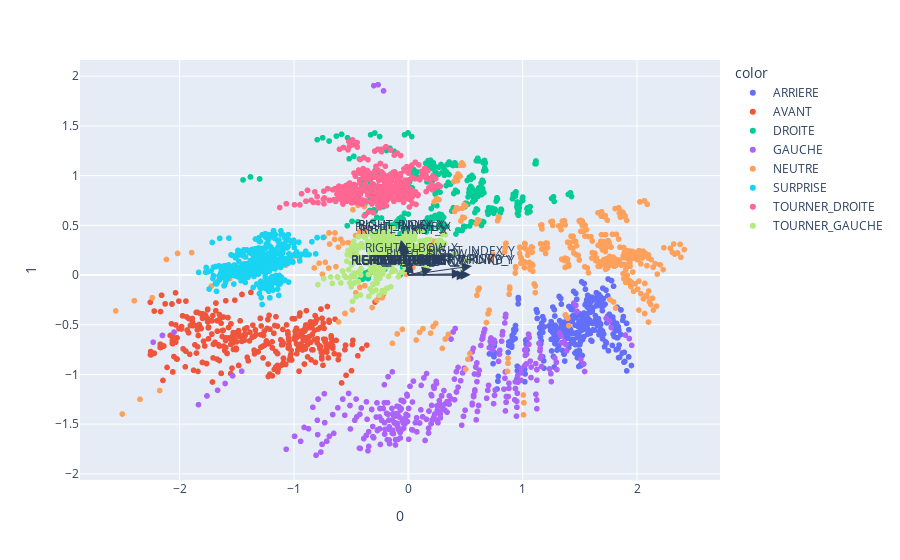

The code cell stored with this chart in its notebook:
### Markdown cell above
### Visualisation du PCA sur les deux dataframes

### Code cell
visualize_pca(df_move_normalize_filter, 2, "action", *X_move.columns)

### Figure 1 — Plotly figure (JSON) as saved in the notebook; plotly's stock layout.template omitted (floating-point values rounded to 4 significant figures; data arrays with more than 128 entries replaced by an {"elided": "..."} marker saying what was removed)
{"data": [{"hovertemplate": "color=ARRIERE<br>0=%{x}<br>1=%{y}<extra></extra>", "legendgroup": "ARRIERE", "marker": {"color": "#636efa", "symbol": "circle"}, "mode": "markers", "name": "ARRIERE", "showlegend": true, "x": {"elided": "424 float values"}, "xaxis": "x", "y": {"elided": "424 float values"}, "yaxis": "y", "type": "scattergl"}, {"hovertemplate": "color=AVANT<br>0=%{x}<br>1=%{y}<extra></extra>", "legendgroup": "AVANT", "marker": {"color": "#EF553B", "symbol": "circle"}, "mode": "markers", "name": "AVANT", "showlegend": true, "x": {"elided": "448 float values"}, "xaxis": "x", "y": {"elided": "448 float values"}, "yaxis": "y", "type": "scattergl"}, {"hovertemplate": "color=DROITE<br>0=%{x}<br>1=%{y}<extra></extra>", "legendgroup": "DROITE", "marker": {"color": "#00cc96", "symbol": "circle"}, "mode": "markers", "name": "DROITE", "showlegend": true, "x": {"elided": "440 float values"}, "xaxis": "x", "y": {"elided": "440 float values"}, "yaxis": "y", "type": "scattergl"}, {"hovertemplate": "color=GAUCHE<br>0=%{x}<br>1=%{y}<extra></extra>", "legendgroup": "GAUCHE", "marker": {"color": "#ab63fa", "symbol": "circle"}, "mode": "markers", "name": "GAUCHE", "showlegend": true, "x": {"elided": "412 float values"}, "xaxis": "x", "y": {"elided": "412 float values"}, "yaxis": "y", "type": "scattergl"}, {"hovertemplate": "color=NEUTRE<br>0=%{x}<br>1=%{y}<extra></extra>", "legendgroup": "NEUTRE", "marker": {"color": "#FFA15A", "symbol": "circle"}, "mode": "markers", "name": "NEUTRE", "showlegend": true, "x": {"elided": "536 float values"}, "xaxis": "x", "y": {"elided": "536 float values"}, "yaxis": "y", "type": "scattergl"}, {"hovertemplate": "color=SURPRISE<br>0=%{x}<br>1=%{y}<extra></extra>", "legendgroup": "SURPRISE", "marker": {"color": "#19d3f3", "symbol": "circle"}, "mode": "markers", "name": "SURPRISE", "showlegend": true, "x": {"elided": "484 float values"}, "xaxis": "x", "y": {"elided": "484 float values"}, "yaxis": "y", "type": "scattergl"}, {"hovertemplate": "color=TOURNER_DROITE<br>0=%{x}<br>1=%{y}<extra></extra>", "legendgroup": "TOURNER_DROITE", "marker": {"color": "#FF6692", "symbol": "circle"}, "mode": "markers", "name": "TOURNER_DROITE", "showlegend": true, "x": {"elided": "460 float values"}, "xaxis": "x", "y": {"elided": "460 float values"}, "yaxis": "y", "type": "scattergl"}, {"hovertemplate": "color=TOURNER_GAUCHE<br>0=%{x}<br>1=%{y}<extra></extra>", "legendgroup": "TOURNER_GAUCHE", "marker": {"color": "#B6E880", "symbol": "circle"}, "mode": "markers", "name": "TOURNER_GAUCHE", "showlegend": true, "x": {"elided": "560 float values"}, "xaxis": "x", "y": {"elided": "560 float values"}, "yaxis": "y", "type": "scattergl"}], "layout": {"xaxis": {"anchor": "y", "domain": [0.0, 1.0], "title": {"text": "0"}}, "yaxis": {"anchor": "x", "domain": [0.0, 1.0], "title": {"text": "1"}}, "legend": {"title": {"text": "color"}, "tracegroupgap": 0}, "margin": {"t": 60}, "annotations": [{"arrowhead": 2, "arrowsize": 2, "ax": 0, "axref": "x", "ay": 0, "ayref": "y", "showarrow": true, "x": 0.004585, "xanchor": "right", "y": -0.00124, "yanchor": "top"}, {"ax": 0, "ay": 0, "text": "NOSE_X", "x": 0.004585, "xanchor": "center", "y": -0.00124, "yanchor": "bottom", "yshift": 5}, {"arrowhead": 2, "arrowsize": 2, "ax": 0, "axref": "x", "ay": 0, "ayref": "y", "showarrow": true, "x": -0.01715, "xanchor": "right", "y": -0.0006699, "yanchor": "top"}, {"ax": 0, "ay": 0, "text": "NOSE_Y", "x": -0.01715, "xanchor": "center", "y": -0.0006699, "yanchor": "bottom", "yshift": 5}, {"arrowhead": 2, "arrowsize": 2, "ax": 0, "axref": "x", "ay": 0, "ayref": "y", "showarrow": true, "x": 0.002889, "xanchor": "right", "y": -0.006877, "yanchor": "top"}, {"ax": 0, "ay": 0, "text": "LEFT_EAR_X", "x": 0.002889, "xanchor": "center", "y": -0.006877, "yanchor": "bottom", "yshift": 5}, {"arrowhead": 2, "arrowsize": 2, "ax": 0, "axref": "x", "ay": 0, "ayref": "y", "showarrow": true, "x": -0.0196, "xanchor": "right", "y": -0.00447, "yanchor": "top"}, {"ax": 0, "ay": 0, "text": "LEFT_EAR_Y", "x": -0.0196, "xanchor": "center", "y": -0.00447, "yanchor": "bottom", "yshift": 5}, {"arrowhead": 2, "arrowsize": 2, "ax": 0, "axref": "x", "ay": 0, "ayref": "y", "showarrow": true, "x": 0.003781, "xanchor": "right", "y": -0.003326, "yanchor": "top"}, {"ax": 0, "ay": 0, "text": "RIGHT_EAR_X", "x": 0.003781, "xanchor": "center", "y": -0.003326, "yanchor": "bottom", "yshift": 5}, {"arrowhead": 2, "arrowsize": 2, "ax": 0, "axref": "x", "ay": 0, "ayref": "y", "showarrow": true, "x": -0.02016, "xanchor": "right", "y": -0.00413, "yanchor": "top"}, {"ax": 0, "ay": 0, "text": "RIGHT_EAR_Y", "x": -0.02016, "xanchor": "center", "y": -0.00413, "yanchor": "bottom", "yshift": 5}, {"arrowhead": 2, "arrowsize": 2, "ax": 0, "axref": "x", "ay": 0, "ayref": "y", "showarrow": true, "x": 0.005505, "xanchor": "right", "y": -0.01, "yanchor": "top"}, {"ax": 0, "ay": 0, "text": "LEFT_SHOULDER_X", "x": 0.005505, "xanchor": "center", "y": -0.01, "yanchor": "bottom", "yshift": 5}, {"arrowhead": 2, "arrowsize": 2, "ax": 0, "axref": "x", "ay": 0, "ayref": "y", "showarrow": true, "x": 0.0004624, "xanchor": "right", "y": -0.0005732, "yanchor": "top"}, {"ax": 0, "ay": 0, "text": "LEFT_SHOULDER_Y", "x": 0.0004624, "xanchor": "center", "y": -0.0005732, "yanchor": "bottom", "yshift": 5}, {"arrowhead": 2, "arrowsize": 2, "ax": 0, "axref": "x", "ay": 0, "ayref": "y", "showarrow": true, "x": -0.001345, "xanchor": "right", "y": 0.001859, "yanchor": "top"}, {"ax": 0, "ay": 0, "text": "RIGHT_SHOULDER_X", "x": -0.001345, "xanchor": "center", "y": 0.001859, "yanchor": "bottom", "yshift": 5}, {"arrowhead": 2, "arrowsize": 2, "ax": 0, "axref": "x", "ay": 0, "ayref": "y", "showarrow": true, "x": 0.00282, "xanchor": "right", "y": -0.009381, "yanchor": "top"}, {"ax": 0, "ay": 0, "text": "RIGHT_SHOULDER_Y", "x": 0.00282, "xanchor": "center", "y": -0.009381, "yanchor": "bottom", "yshift": 5}, {"arrowhead": 2, "arrowsize": 2, "ax": 0, "axref": "x", "ay": 0, "ayref": "y", "showarrow": true, "x": 4.117e-34, "xanchor": "right", "y": -0.0, "yanchor": "top"}, {"ax": 0, "ay": 0, "text": "LEFT_HIP_X", "x": 4.117e-34, "xanchor": "center", "y": -0.0, "yanchor": "bottom", "yshift": 5}, {"arrowhead": 2, "arrowsize": 2, "ax": 0, "axref": "x", "ay": 0, "ayref": "y", "showarrow": true, "x": -0.0, "xanchor": "right", "y": -0.0, "yanchor": "top"}, {"ax": 0, "ay": 0, "text": "LEFT_HIP_Y", "x": -0.0, "xanchor": "center", "y": -0.0, "yanchor": "bottom", "yshift": 5}, {"arrowhead": 2, "arrowsize": 2, "ax": 0, "axref": "x", "ay": 0, "ayref": "y", "showarrow": true, "x": 0.002878, "xanchor": "right", "y": 0.002831, "yanchor": "top"}, {"ax": 0, "ay": 0, "text": "RIGHT_HIP_X", "x": 0.002878, "xanchor": "center", "y": 0.002831, "yanchor": "bottom", "yshift": 5}, {"arrowhead": 2, "arrowsize": 2, "ax": 0, "axref": "x", "ay": 0, "ayref": "y", "showarrow": true, "x": -0.0004455, "xanchor": "right", "y": -0.00149, "yanchor": "top"}, {"ax": 0, "ay": 0, "text": "RIGHT_HIP_Y", "x": -0.0004455, "xanchor": "center", "y": -0.00149, "yanchor": "bottom", "yshift": 5}, {"arrowhead": 2, "arrowsize": 2, "ax": 0, "axref": "x", "ay": 0, "ayref": "y", "showarrow": true, "x": 0.02763, "xanchor": "right", "y": 0.1199, "yanchor": "top"}, {"ax": 0, "ay": 0, "text": "RIGHT_ELBOW_X", "x": 0.02763, "xanchor": "center", "y": 0.1199, "yanchor": "bottom", "yshift": 5}, {"arrowhead": 2, "arrowsize": 2, "ax": 0, "axref": "x", "ay": 0, "ayref": "y", "showarrow": true, "x": 0.207, "xanchor": "right", "y": 0.05705, "yanchor": "top"}, {"ax": 0, "ay": 0, "text": "RIGHT_ELBOW_Y", "x": 0.207, "xanchor": "center", "y": 0.05705, "yanchor": "bottom", "yshift": 5}, {"arrowhead": 2, "arrowsize": 2, "ax": 0, "axref": "x", "ay": 0, "ayref": "y", "showarrow": true, "x": -0.04262, "xanchor": "right", "y": 0.3029, "yanchor": "top"}, {"ax": 0, "ay": 0, "text": "RIGHT_WRIST_X", "x": -0.04262, "xanchor": "center", "y": 0.3029, "yanchor": "bottom", "yshift": 5}, {"arrowhead": 2, "arrowsize": 2, "ax": 0, "axref": "x", "ay": 0, "ayref": "y", "showarrow": true, "x": 0.4677, "xanchor": "right", "y": 0.01444, "yanchor": "top"}, {"ax": 0, "ay": 0, "text": "RIGHT_WRIST_Y", "x": 0.4677, "xanchor": "center", "y": 0.01444, "yanchor": "bottom", "yshift": 5}, {"arrowhead": 2, "arrowsize": 2, "ax": 0, "axref": "x", "ay": 0, "ayref": "y", "showarrow": true, "x": -0.06546, "xanchor": "right", "y": 0.3533, "yanchor": "top"}, {"ax": 0, "ay": 0, "text": "RIGHT_PINKY_X", "x": -0.06546, "xanchor": "center", "y": 0.3533, "yanchor": "bottom", "yshift": 5}, {"arrowhead": 2, "arrowsize": 2, "ax": 0, "axref": "x", "ay": 0, "ayref": "y", "showarrow": true, "x": 0.5448, "xanchor": "right", "y": 0.002908, "yanchor": "top"}, {"ax": 0, "ay": 0, "text": "RIGHT_PINKY_Y", "x": 0.5448, "xanchor": "center", "y": 0.002908, "yanchor": "bottom", "yshift": 5}, {"arrowhead": 2, "arrowsize": 2, "ax": 0, "axref": "x", "ay": 0, "ayref": "y", "showarrow": true, "x": -0.05889, "xanchor": "right", "y": 0.3476, "yanchor": "top"}, {"ax": 0, "ay": 0, "text": "RIGHT_INDEX_X", "x": -0.05889, "xanchor": "center", "y": 0.3476, "yanchor": "bottom", "yshift": 5}, {"arrowhead": 2, "arrowsize": 2, "ax": 0, "axref": "x", "ay": 0, "ayref": "y", "showarrow": true, "x": 0.556, "xanchor": "right", "y": 0.09099, "yanchor": "top"}, {"ax": 0, "ay": 0, "text": "RIGHT_INDEX_Y", "x": 0.556, "xanchor": "center", "y": 0.09099, "yanchor": "bottom", "yshift": 5}, {"arrowhead": 2, "arrowsize": 2, "ax": 0, "axref": "x", "ay": 0, "ayref": "y", "showarrow": true, "x": -0.05004, "xanchor": "right", "y": 0.3291, "yanchor": "top"}, {"ax": 0, "ay": 0, "text": "RIGHT_THUMB_X", "x": -0.05004, "xanchor": "center", "y": 0.3291, "yanchor": "bottom", "yshift": 5}, {"arrowhead": 2, "arrowsize": 2, "ax": 0, "axref": "x", "ay": 0, "ayref": "y", "showarrow": true, "x": 0.5107, "xanchor": "right", "y": -0.002257, "yanchor": "top"}, {"ax": 0, "ay": 0, "text": "RIGHT_THUMB_Y", "x": 0.5107, "xanchor": "center", "y": -0.002257, "yanchor": "bottom", "yshift": 5}]}}
